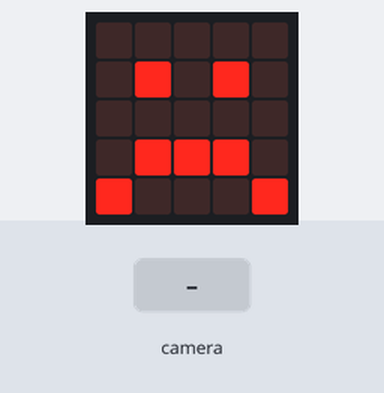
Simulated run of this program. Board: BBC micro:bit (MakeCode). Shown: the board's 5×5 LED display. Inputs (shaded band) come from the test bench.

Above: at 1.2 s.
1.3 s: the camera recognises learned object ID1 for 2 s
At 3.1 s:
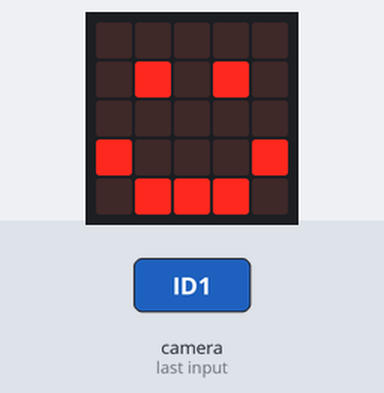
Timing chart, 0 to 4.6 s (numbered marks = the images above; inputs shaded):
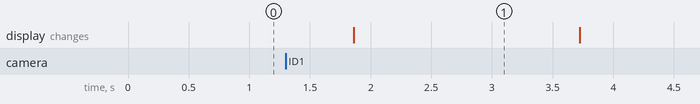

The program:

main.ts
```typescript
huskylens.initI2c()
huskylens.initMode(protocolAlgorithm.ALGORITHM_FACE_RECOGNITION)
basic.forever(function () {
    huskylens.request()
    if (huskylens.isAppear(1, HUSKYLENSResultType_t.HUSKYLENSResultBlock)) {
        basic.showIcon(IconNames.Happy)
    } else {
        basic.showIcon(IconNames.Sad)
    }
})
```

test.ts
```typescript
// aquí va el archivo "tests"; esto no se compilará cuando este paquete se utilice como una extensión.
```

Measured:
- after the input at 1.3 s, the display: changes after 0.56 s (image 1)
- what the display in image 1 shows lasts 1.8 s, from 1.9 s to 3.7 s
